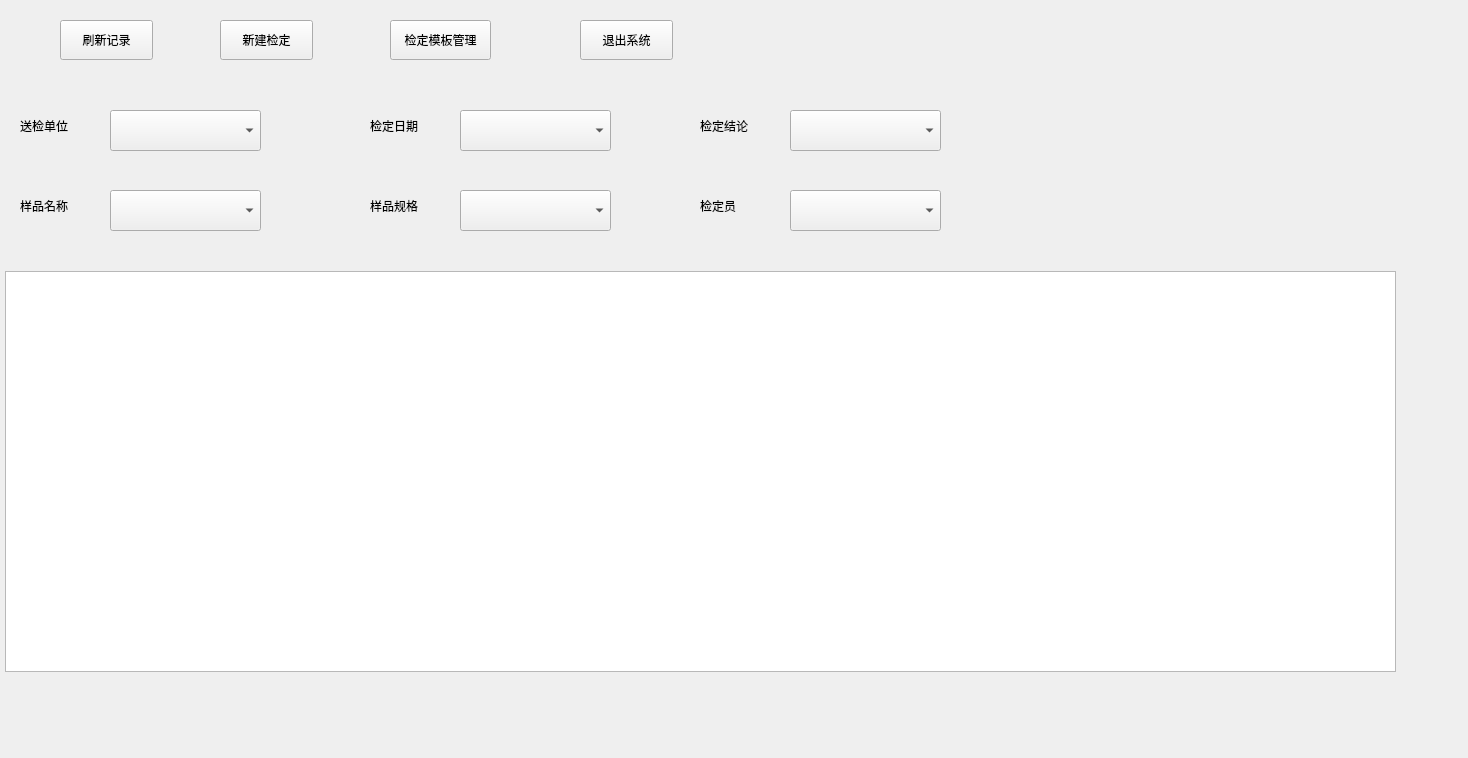
<?xml version="1.0" encoding="UTF-8"?>
<ui version="4.0">
 <class>frmInspectMain</class>
 <widget class="QWidget" name="frmInspectMain">
  <property name="geometry">
   <rect>
    <x>0</x>
    <y>0</y>
    <width>1468</width>
    <height>758</height>
   </rect>
  </property>
  <property name="windowTitle">
   <string>Form</string>
  </property>
  <widget class="QWidget" name="widget_btn" native="true">
   <property name="geometry">
    <rect>
     <x>0</x>
     <y>0</y>
     <width>971</width>
     <height>80</height>
    </rect>
   </property>
   <widget class="QPushButton" name="btn_refresh">
    <property name="geometry">
     <rect>
      <x>60</x>
      <y>20</y>
      <width>93</width>
      <height>40</height>
     </rect>
    </property>
    <property name="sizePolicy">
     <sizepolicy hsizetype="Fixed" vsizetype="Expanding">
      <horstretch>0</horstretch>
      <verstretch>0</verstretch>
     </sizepolicy>
    </property>
    <property name="text">
     <string>刷新记录</string>
    </property>
   </widget>
   <widget class="QPushButton" name="btn_new_inspect">
    <property name="geometry">
     <rect>
      <x>220</x>
      <y>20</y>
      <width>93</width>
      <height>40</height>
     </rect>
    </property>
    <property name="sizePolicy">
     <sizepolicy hsizetype="Fixed" vsizetype="Expanding">
      <horstretch>0</horstretch>
      <verstretch>0</verstretch>
     </sizepolicy>
    </property>
    <property name="text">
     <string>新建检定</string>
    </property>
   </widget>
   <widget class="QPushButton" name="btn_exit">
    <property name="geometry">
     <rect>
      <x>580</x>
      <y>20</y>
      <width>93</width>
      <height>40</height>
     </rect>
    </property>
    <property name="sizePolicy">
     <sizepolicy hsizetype="Fixed" vsizetype="Expanding">
      <horstretch>0</horstretch>
      <verstretch>0</verstretch>
     </sizepolicy>
    </property>
    <property name="text">
     <string>退出系统</string>
    </property>
   </widget>
   <widget class="QPushButton" name="btn_inspect_template_manage">
    <property name="geometry">
     <rect>
      <x>390</x>
      <y>20</y>
      <width>101</width>
      <height>40</height>
     </rect>
    </property>
    <property name="sizePolicy">
     <sizepolicy hsizetype="Fixed" vsizetype="Expanding">
      <horstretch>0</horstretch>
      <verstretch>0</verstretch>
     </sizepolicy>
    </property>
    <property name="text">
     <string>检定模板管理</string>
    </property>
   </widget>
  </widget>
  <widget class="QWidget" name="widget_filter" native="true">
   <property name="geometry">
    <rect>
     <x>0</x>
     <y>90</y>
     <width>971</width>
     <height>171</height>
    </rect>
   </property>
   <widget class="QLabel" name="label_inspected_institution">
    <property name="geometry">
     <rect>
      <x>20</x>
      <y>20</y>
      <width>71</width>
      <height>31</height>
     </rect>
    </property>
    <property name="text">
     <string>送检单位</string>
    </property>
   </widget>
   <widget class="QComboBox" name="comboBox_inspected_institution">
    <property name="geometry">
     <rect>
      <x>110</x>
      <y>20</y>
      <width>151</width>
      <height>41</height>
     </rect>
    </property>
   </widget>
   <widget class="QComboBox" name="comboBox_inspected_date">
    <property name="geometry">
     <rect>
      <x>460</x>
      <y>20</y>
      <width>151</width>
      <height>41</height>
     </rect>
    </property>
   </widget>
   <widget class="QLabel" name="label_inspected_date">
    <property name="geometry">
     <rect>
      <x>370</x>
      <y>20</y>
      <width>71</width>
      <height>31</height>
     </rect>
    </property>
    <property name="text">
     <string>检定日期</string>
    </property>
   </widget>
   <widget class="QComboBox" name="comboBox_inspect_conclusion">
    <property name="geometry">
     <rect>
      <x>790</x>
      <y>20</y>
      <width>151</width>
      <height>41</height>
     </rect>
    </property>
   </widget>
   <widget class="QLabel" name="label_inspect_conclusion">
    <property name="geometry">
     <rect>
      <x>700</x>
      <y>20</y>
      <width>71</width>
      <height>31</height>
     </rect>
    </property>
    <property name="text">
     <string>检定结论</string>
    </property>
   </widget>
   <widget class="QComboBox" name="comboBox_sample_name">
    <property name="geometry">
     <rect>
      <x>110</x>
      <y>100</y>
      <width>151</width>
      <height>41</height>
     </rect>
    </property>
   </widget>
   <widget class="QLabel" name="label_sample_specification">
    <property name="geometry">
     <rect>
      <x>370</x>
      <y>100</y>
      <width>71</width>
      <height>31</height>
     </rect>
    </property>
    <property name="text">
     <string>样品规格</string>
    </property>
   </widget>
   <widget class="QComboBox" name="comboBox_sample_specification">
    <property name="geometry">
     <rect>
      <x>460</x>
      <y>100</y>
      <width>151</width>
      <height>41</height>
     </rect>
    </property>
   </widget>
   <widget class="QLabel" name="label_inspector">
    <property name="geometry">
     <rect>
      <x>700</x>
      <y>100</y>
      <width>71</width>
      <height>31</height>
     </rect>
    </property>
    <property name="text">
     <string>检定员</string>
    </property>
   </widget>
   <widget class="QLabel" name="label_sample_name">
    <property name="geometry">
     <rect>
      <x>20</x>
      <y>100</y>
      <width>71</width>
      <height>31</height>
     </rect>
    </property>
    <property name="text">
     <string>样品名称</string>
    </property>
   </widget>
   <widget class="QComboBox" name="comboBox_inspector">
    <property name="geometry">
     <rect>
      <x>790</x>
      <y>100</y>
      <width>151</width>
      <height>41</height>
     </rect>
    </property>
   </widget>
  </widget>
  <widget class="QTableWidget" name="tableWidget_record">
   <property name="geometry">
    <rect>
     <x>5</x>
     <y>271</y>
     <width>1391</width>
     <height>401</height>
    </rect>
   </property>
  </widget>
 </widget>
 <resources/>
 <connections/>
</ui>
